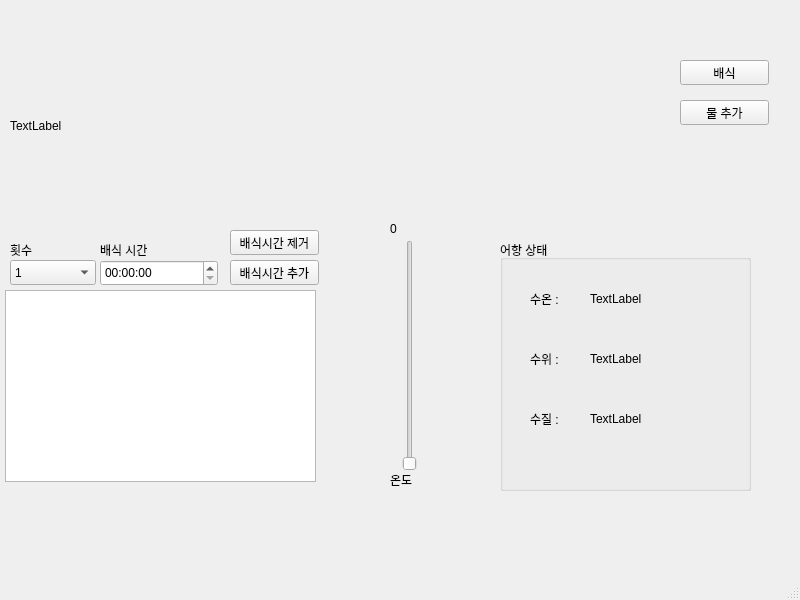
<?xml version="1.0" encoding="UTF-8"?>
<ui version="4.0">
 <class>MainWindow</class>
 <widget class="QMainWindow" name="MainWindow">
  <property name="geometry">
   <rect>
    <x>0</x>
    <y>0</y>
    <width>800</width>
    <height>600</height>
   </rect>
  </property>
  <property name="windowTitle">
   <string>MainWindow</string>
  </property>
  <widget class="QWidget" name="centralwidget">
   <widget class="QPushButton" name="mealButton">
    <property name="geometry">
     <rect>
      <x>680</x>
      <y>60</y>
      <width>89</width>
      <height>25</height>
     </rect>
    </property>
    <property name="text">
     <string>배식</string>
    </property>
   </widget>
   <widget class="QPushButton" name="plusMealButton">
    <property name="geometry">
     <rect>
      <x>230</x>
      <y>260</y>
      <width>89</width>
      <height>25</height>
     </rect>
    </property>
    <property name="text">
     <string>배식시간 추가</string>
    </property>
   </widget>
   <widget class="QLabel" name="devLabel">
    <property name="geometry">
     <rect>
      <x>10</x>
      <y>90</y>
      <width>231</width>
      <height>71</height>
     </rect>
    </property>
    <property name="text">
     <string>TextLabel</string>
    </property>
   </widget>
   <widget class="QTimeEdit" name="timeEdit">
    <property name="geometry">
     <rect>
      <x>100</x>
      <y>260</y>
      <width>118</width>
      <height>26</height>
     </rect>
    </property>
   </widget>
   <widget class="QListView" name="mealList">
    <property name="geometry">
     <rect>
      <x>5</x>
      <y>290</y>
      <width>311</width>
      <height>192</height>
     </rect>
    </property>
   </widget>
   <widget class="QSlider" name="verticalSlider">
    <property name="geometry">
     <rect>
      <x>400</x>
      <y>240</y>
      <width>20</width>
      <height>231</height>
     </rect>
    </property>
    <property name="orientation">
     <enum>Qt::Vertical</enum>
    </property>
   </widget>
   <widget class="QPushButton" name="minusMealButton">
    <property name="geometry">
     <rect>
      <x>230</x>
      <y>230</y>
      <width>89</width>
      <height>25</height>
     </rect>
    </property>
    <property name="text">
     <string>배식시간 제거</string>
    </property>
   </widget>
   <widget class="QComboBox" name="mealCB">
    <property name="geometry">
     <rect>
      <x>10</x>
      <y>260</y>
      <width>86</width>
      <height>25</height>
     </rect>
    </property>
    <item>
     <property name="text">
      <string>1</string>
     </property>
    </item>
    <item>
     <property name="text">
      <string>2</string>
     </property>
    </item>
    <item>
     <property name="text">
      <string>3</string>
     </property>
    </item>
    <item>
     <property name="text">
      <string>4</string>
     </property>
    </item>
    <item>
     <property name="text">
      <string>5</string>
     </property>
    </item>
    <item>
     <property name="text">
      <string>6</string>
     </property>
    </item>
    <item>
     <property name="text">
      <string>7</string>
     </property>
    </item>
    <item>
     <property name="text">
      <string>8</string>
     </property>
    </item>
   </widget>
   <widget class="QLabel" name="label">
    <property name="geometry">
     <rect>
      <x>10</x>
      <y>240</y>
      <width>31</width>
      <height>20</height>
     </rect>
    </property>
    <property name="text">
     <string>횟수</string>
    </property>
   </widget>
   <widget class="QLabel" name="label_2">
    <property name="geometry">
     <rect>
      <x>100</x>
      <y>240</y>
      <width>67</width>
      <height>20</height>
     </rect>
    </property>
    <property name="text">
     <string>배식 시간</string>
    </property>
   </widget>
   <widget class="QPushButton" name="waterButton">
    <property name="geometry">
     <rect>
      <x>680</x>
      <y>100</y>
      <width>89</width>
      <height>25</height>
     </rect>
    </property>
    <property name="text">
     <string>물 추가</string>
    </property>
   </widget>
   <widget class="QLabel" name="tempLabel">
    <property name="geometry">
     <rect>
      <x>390</x>
      <y>220</y>
      <width>31</width>
      <height>17</height>
     </rect>
    </property>
    <property name="text">
     <string>0</string>
    </property>
   </widget>
   <widget class="QLabel" name="label_4">
    <property name="geometry">
     <rect>
      <x>390</x>
      <y>470</y>
      <width>31</width>
      <height>20</height>
     </rect>
    </property>
    <property name="text">
     <string>온도</string>
    </property>
   </widget>
   <widget class="QGroupBox" name="groupBox">
    <property name="geometry">
     <rect>
      <x>500</x>
      <y>240</y>
      <width>251</width>
      <height>251</height>
     </rect>
    </property>
    <property name="title">
     <string>어항 상태</string>
    </property>
    <widget class="QLabel" name="label_6">
     <property name="geometry">
      <rect>
       <x>30</x>
       <y>170</y>
       <width>67</width>
       <height>17</height>
      </rect>
     </property>
     <property name="text">
      <string>수질 :</string>
     </property>
    </widget>
    <widget class="QLabel" name="label_5">
     <property name="geometry">
      <rect>
       <x>30</x>
       <y>110</y>
       <width>67</width>
       <height>17</height>
      </rect>
     </property>
     <property name="text">
      <string>수위 :</string>
     </property>
    </widget>
    <widget class="QLabel" name="label_3">
     <property name="geometry">
      <rect>
       <x>30</x>
       <y>50</y>
       <width>67</width>
       <height>17</height>
      </rect>
     </property>
     <property name="text">
      <string>수온 :</string>
     </property>
    </widget>
    <widget class="QLabel" name="tempNowLabel">
     <property name="geometry">
      <rect>
       <x>90</x>
       <y>50</y>
       <width>67</width>
       <height>17</height>
      </rect>
     </property>
     <property name="text">
      <string>TextLabel</string>
     </property>
    </widget>
    <widget class="QLabel" name="waterLevelLabel">
     <property name="geometry">
      <rect>
       <x>90</x>
       <y>110</y>
       <width>67</width>
       <height>17</height>
      </rect>
     </property>
     <property name="text">
      <string>TextLabel</string>
     </property>
    </widget>
    <widget class="QLabel" name="waterQulityLabel">
     <property name="geometry">
      <rect>
       <x>90</x>
       <y>170</y>
       <width>67</width>
       <height>17</height>
      </rect>
     </property>
     <property name="text">
      <string>TextLabel</string>
     </property>
    </widget>
   </widget>
  </widget>
  <widget class="QMenuBar" name="menubar">
   <property name="geometry">
    <rect>
     <x>0</x>
     <y>0</y>
     <width>800</width>
     <height>22</height>
    </rect>
   </property>
  </widget>
  <widget class="QStatusBar" name="statusbar"/>
 </widget>
 <resources/>
 <connections/>
</ui>
